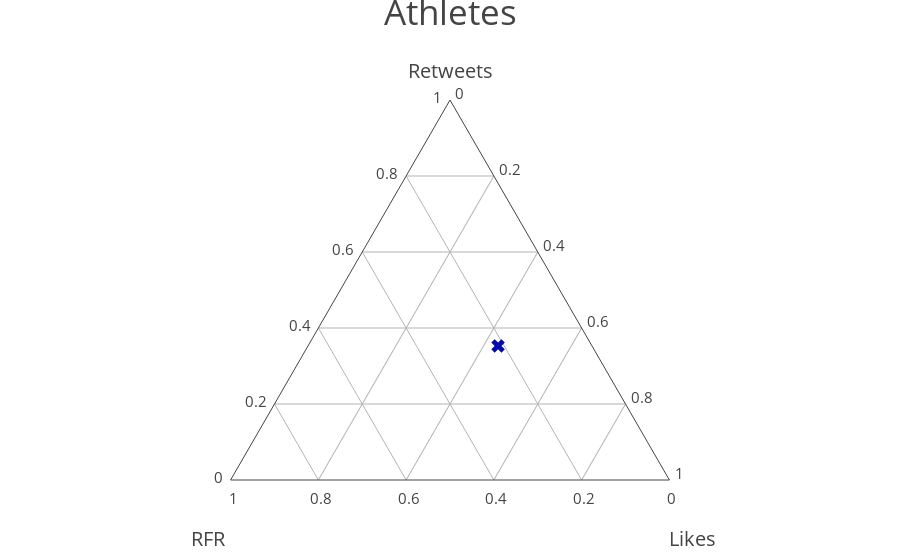

Here is the notebook cell this chart was saved with:
### Code cell
athlete_screen_names = []
athlete_list = []
for name in athlete_screen_names:
    athlete_list.append(get_twitter_stats(name))
athlete_df = pd.DataFrame(athlete_list, columns=['ave_fav','ave_rt','ave_rfr','pos_to_neg','username'])
tmp = athlete_df.drop('username', axis=1)
athlete_df_norm = (tmp - tmp.mean()) / (tmp.max() - tmp.min())
athlete_df_norm['username'] = athlete_df['username']
ternary_plot(athlete_df_norm, 'Athletes')

### Figure 1 — Plotly figure (JSON) as saved in the notebook; plotly's stock layout.template omitted (floating-point values rounded to 4 significant figures)
{"data": [{"a": [-0.4337, 0.5663, -0.1326], "b": [-0.2631, -0.3685, 0.6315], "c": [-0.5322, 0.4678, 0.06449], "marker": {"autocolorscale": true, "color": [-0.5801, 0.4199, 0.1602], "size": 12, "symbol": "x"}, "mode": "markers", "text": ["russwest44", "KingJames", "TigerWoods"], "type": "scatterternary"}], "layout": {"annotations": [{"font": {"size": 35}, "showarrow": false, "text": "Athletes", "x": 0.5, "y": 1.3}], "ternary": {"aaxis": {"showgrid": true, "showline": true, "tickcolor": "rgba(0,0,0,0)", "tickfont": {"size": 15}, "ticklen": 5, "title": "Retweets", "titlefont": {"size": 20}}, "baxis": {"showgrid": true, "showline": true, "tickcolor": "rgba(0,0,0,0)", "tickfont": {"size": 15}, "ticklen": 5, "title": "<br>RFR", "titlefont": {"size": 20}}, "caxis": {"showgrid": true, "showline": true, "tickcolor": "rgba(0,0,0,0)", "tickfont": {"size": 15}, "ticklen": 5, "title": "<br>Likes", "titlefont": {"size": 20}}, "sum": 1}}}
